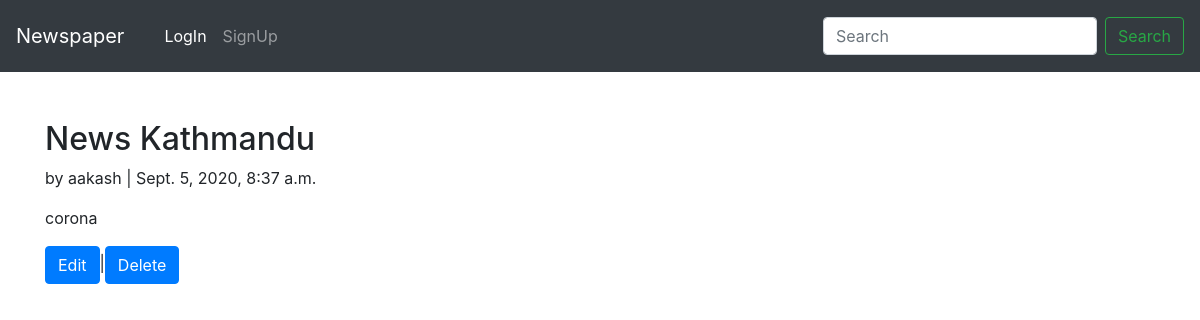
Screenshot of /article/1/detail/ with the database file from the repository.
### articles/models.py (models this page shows, shortened)
class Article(models.Model):
    title=models.CharField(max_length=100)
    author=models.ForeignKey(get_user_model(),on_delete=models.CASCADE)
    time=models.DateTimeField(auto_now_add=True)
    body=models.TextField()

### users/models.py (models this page shows)
class CustomUser(AbstractUser):
    age=models.PositiveIntegerField(null=True,blank=True)

### articles/views.py (the view)
# urls.py: path('<int:pk>/detail/',ArticleDetailView.as_view(),name='article_detail'),
class ArticleDetailView(DetailView):
    model = Article
    template_name = "article_detail.html"
    login_url='login'

### templates/article_detail.html
{% extends 'base.html' %}
{% block content %}
    <div class='container'>
        <h2>{{object.title}}</h2>
        <p>by {{ object.author }} | {{ object.time }}</p>
        <p>{{ object.body }}</p>
        <a href="{% url 'article_edit' object.pk%}"><button type="button" class="btn btn-primary">Edit</button></a>|<a href="{% url 'article_delete' object.pk%}"><button type="button" class="btn btn-primary">Delete</button></a>
    </div>
{% endblock content %}

### rows the page displays
Article: title "News Kathmandu", author "aakash", time "Sept. 5, 2020, 8:37 a.m.", body "corona"
